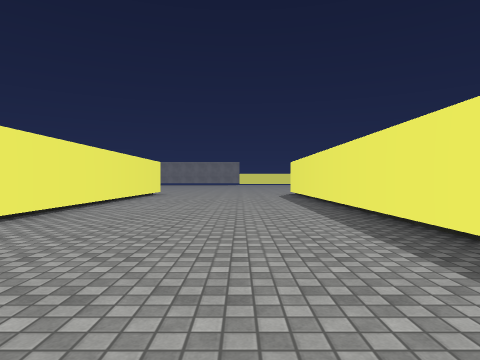
[1] (above)

24 first-person views from a walk through a 3-D level made in the Unity game engine. The camera is 1.2 m above the floor, looks level and sees 75° across. The floor is counted in squares, 2 m on a side. Each view is taken from the middle of a square. On the plan, view 1 faces up. The plan holds only what a view shows up to about 9 squares ahead; the rest is blank. The place goes on beyond the plan. The player is left out. Surface patterns are stand-ins for the level's own textures.

[2]
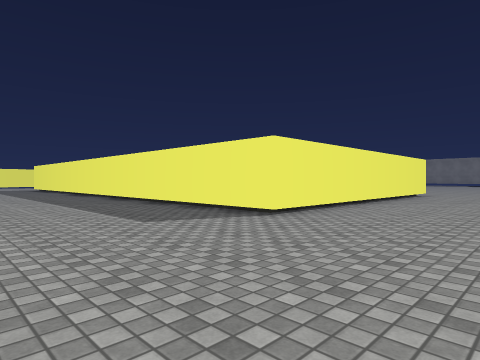

[3]
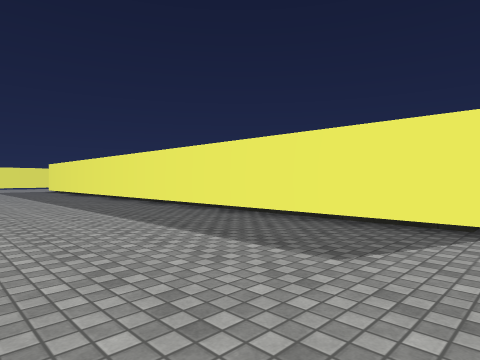

[4]
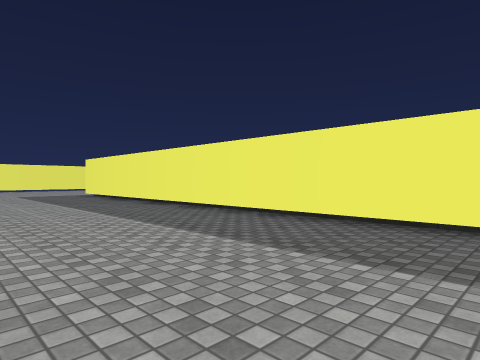

[5]
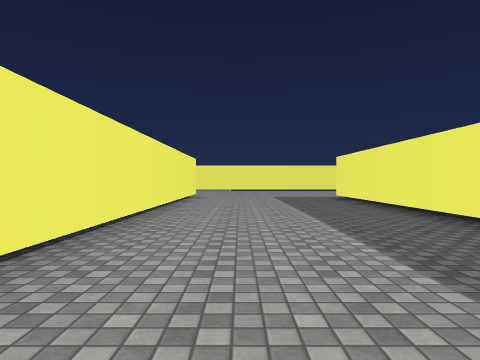

[6]
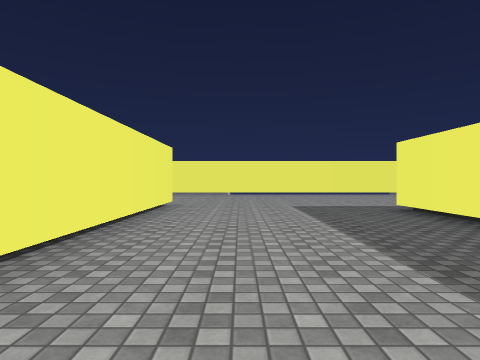

[7]
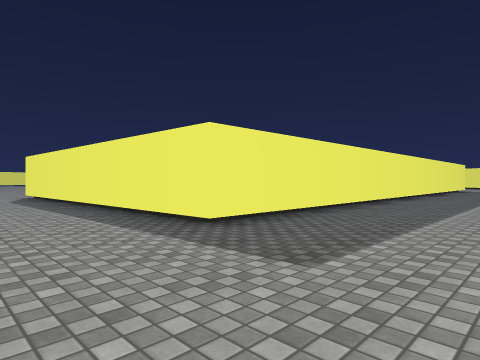

[8]
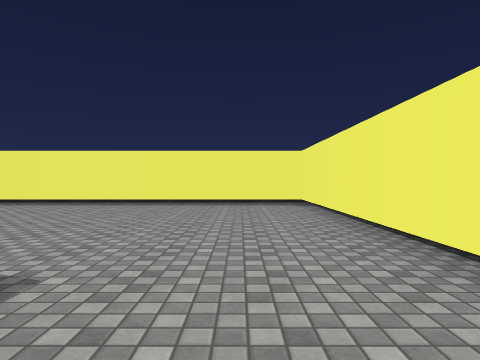

[9]
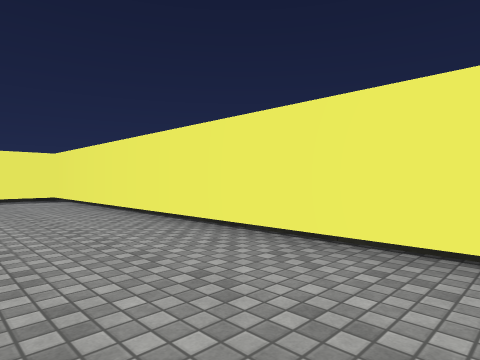

[10]
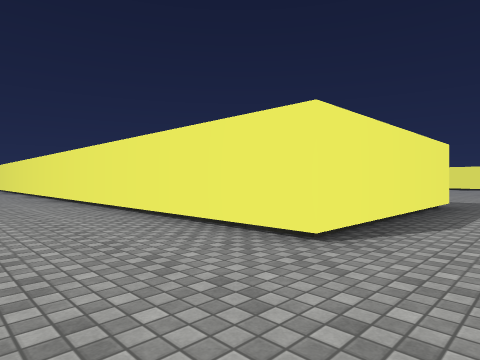

[11]
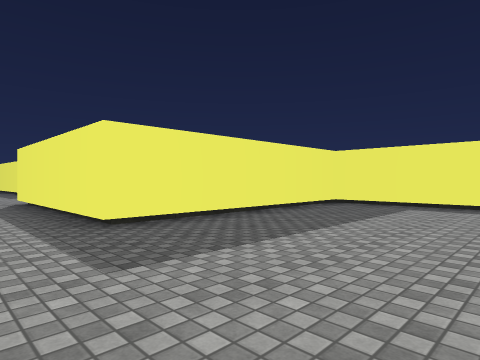

[12]
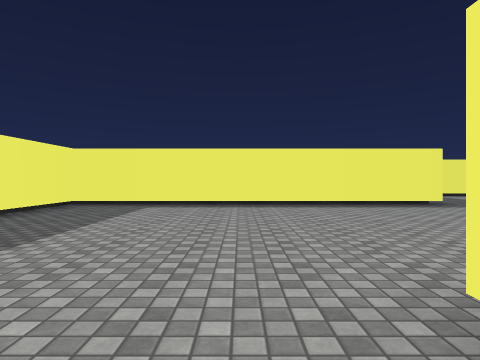

[13]
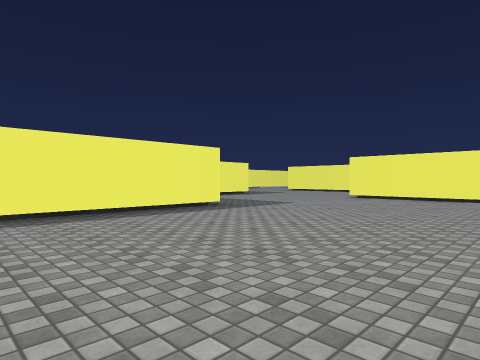

[14]
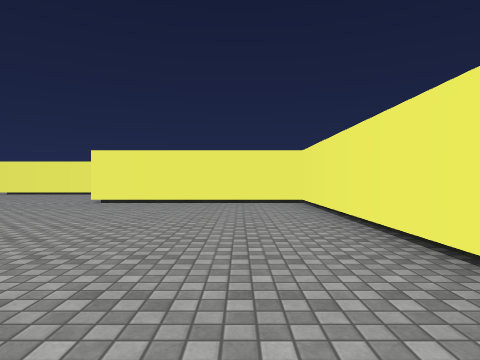

[15]
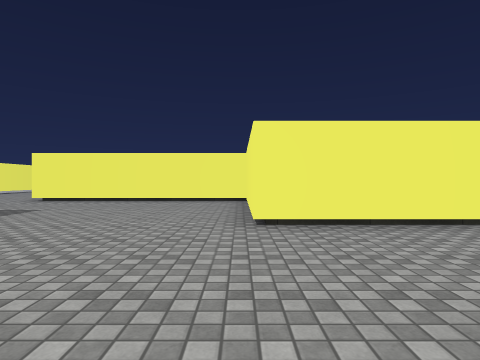

[16]
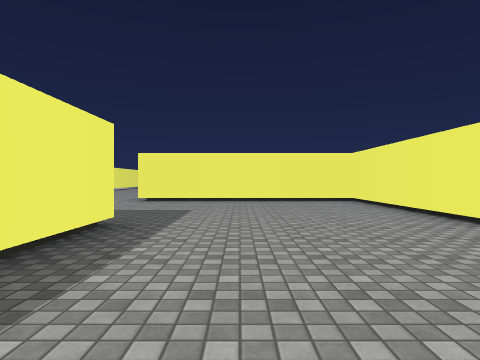

[17]
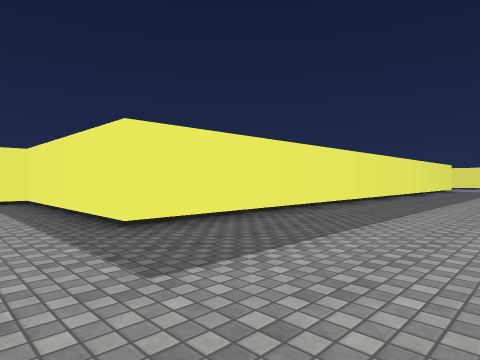

[18]
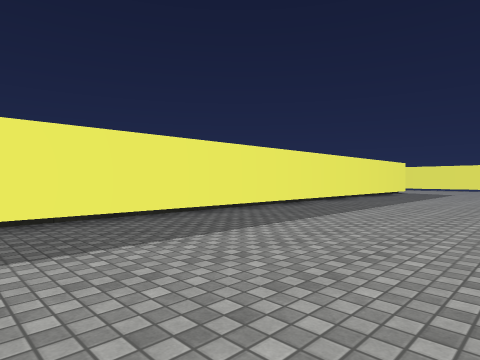

[19]
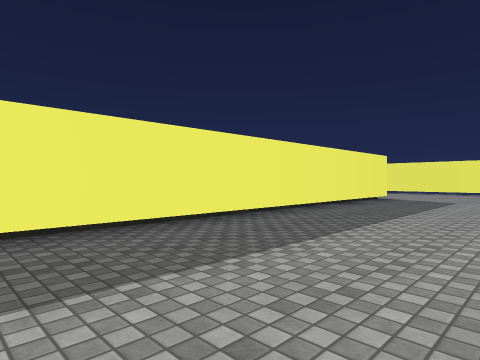

[20]
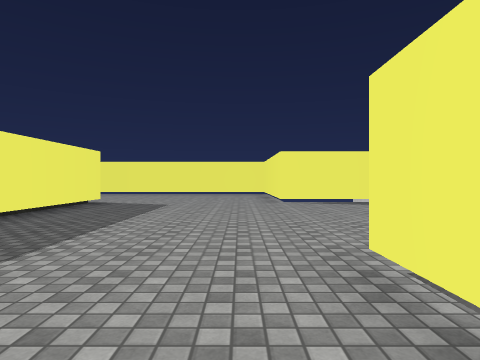

[21]
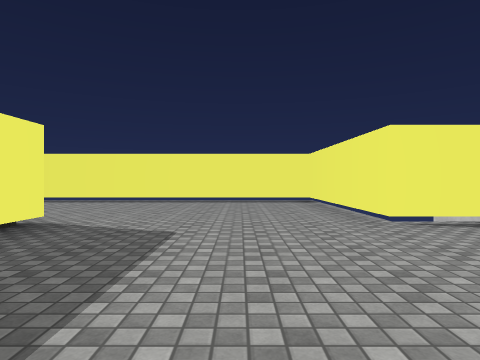

[22]
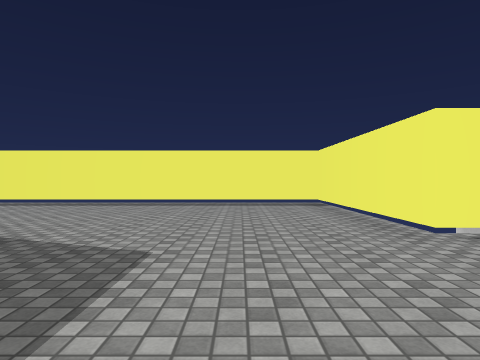

[23]
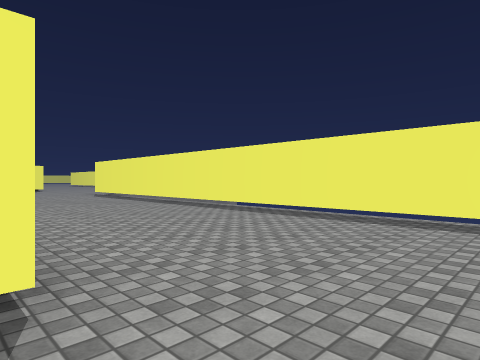

[24]
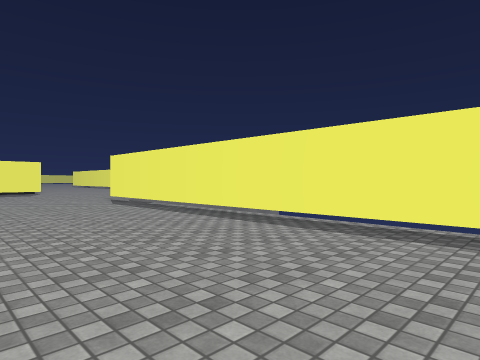

### Floor plan
Points are (right, up) in squares from view 1. A wall is a line through its corners. A room is listed if a view was taken in it or the views show most of it. See-through windows are left out.
Room 1 (views 1, 2, 3, 4, 5, 6, 7, 8, 9, 10)
walls: (-7.8, -0.6) (2.2, -0.6) (2.2, 9); (-3.4, 9.4) (-3.4, 4.2) (-20.4, 4.2) (-20.6, 10.6); (-21.4, -0.6) (-12, -0.6)
ways out: opening at (-22.5, 0) to room 2
Room 2 (views 11, 12, 13, 14, 15, 16, 17, 18, 19, 20, 21, 22, 23, 24)
walls: (6.4, -20.3) (-11.3, -20.3) (-11.3, -14.9) (-11.9, -14.9); (6.3, -26.5) (6.3, -25) (11.1, -25) (11.1, -9.4); (-0.9, -25) (0.4, -25); (-15.4, -15) (-15.4, -6) (-21.4, -6) (-21.4, -0.6); (-21.6, -14) (-21.6, -20) (-16.2, -20) (-16.2, -25) (-10.1, -25)
ways out: opening at (-22.5, 0) to room 1

Positions as (right, up) in squares from view 1, and headings:
1: (0, 0), facing up
2: (0, 0), facing up-left
3: (-3, 0), facing up-left
4: (-8, 0), facing up-left
5: (-10, 1), facing left
6: (-14, 1), facing left
7: (-23, 1), facing up-right
8: (-6, 1), facing right
9: (-8, 2), facing down-right
10: (-23, 2), facing down-right
11: (-23, -10), facing up-right
12: (-23, -10), facing right
13: (-21, -10), facing down-right
14: (-20, -12), facing down
15: (-16, -16), facing down
16: (-13, -16), facing down
17: (-13, -24), facing up-right
18: (-9, -25), facing up-right
19: (-4, -24), facing up-right
20: (-2, -24), facing right
21: (2, -23), facing right
22: (3, -23), facing right
23: (6, -22), facing up-right
24: (7, -18), facing up-right
